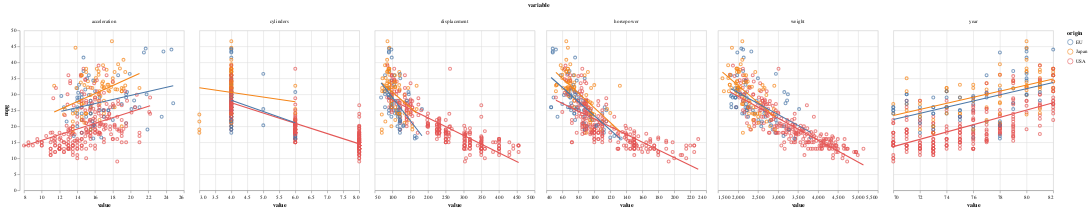

Notebook code for this chart:
### Code cell
base = (
    alt.Chart(df.unpivot(index=['mpg', 'name', 'origin']).with_columns(pl.col('origin').cast(str).replace({1: 'USA', 2: 'EU', 3: 'Japan'})))
    # .transform_regression('')
    .encode(
        y='mpg',
        x=alt.X('value', ).scale(zero=False),
        color='origin:N',
    )
)
(
    base.mark_point() 
    + 
    base.transform_regression('value', 'mpg', groupby=['origin'], method='linear').mark_line(color='red')
).facet(column='variable').resolve_scale(x='independent')

### Figure 1 — Vega-Lite specification as saved in the notebook (floating-point values rounded to 4 significant figures; data arrays with more than 128 entries replaced by an {"elided": "..."} marker saying what was removed)
{"config": {"view": {"continuousWidth": 300, "continuousHeight": 300}}, "data": {"name": "data-c19a6337d35cf1ffa3b02a3e0863392f"}, "facet": {"column": {"field": "variable", "type": "nominal"}}, "spec": {"layer": [{"mark": {"type": "point"}, "encoding": {"color": {"field": "origin", "type": "nominal"}, "x": {"field": "value", "scale": {"zero": false}, "type": "quantitative"}, "y": {"field": "mpg", "type": "quantitative"}}}, {"mark": {"type": "line", "color": "red"}, "encoding": {"color": {"field": "origin", "type": "nominal"}, "x": {"field": "value", "scale": {"zero": false}, "type": "quantitative"}, "y": {"field": "mpg", "type": "quantitative"}}, "transform": [{"on": "value", "regression": "mpg", "groupby": ["origin"], "method": "linear"}]}]}, "resolve": {"scale": {"x": "independent"}}, "$schema": "https://vega.github.io/schema/vega-lite/v5.20.1.json", "datasets": {"data-c19a6337d35cf1ffa3b02a3e0863392f": {"elided": "2352 records"}}}
